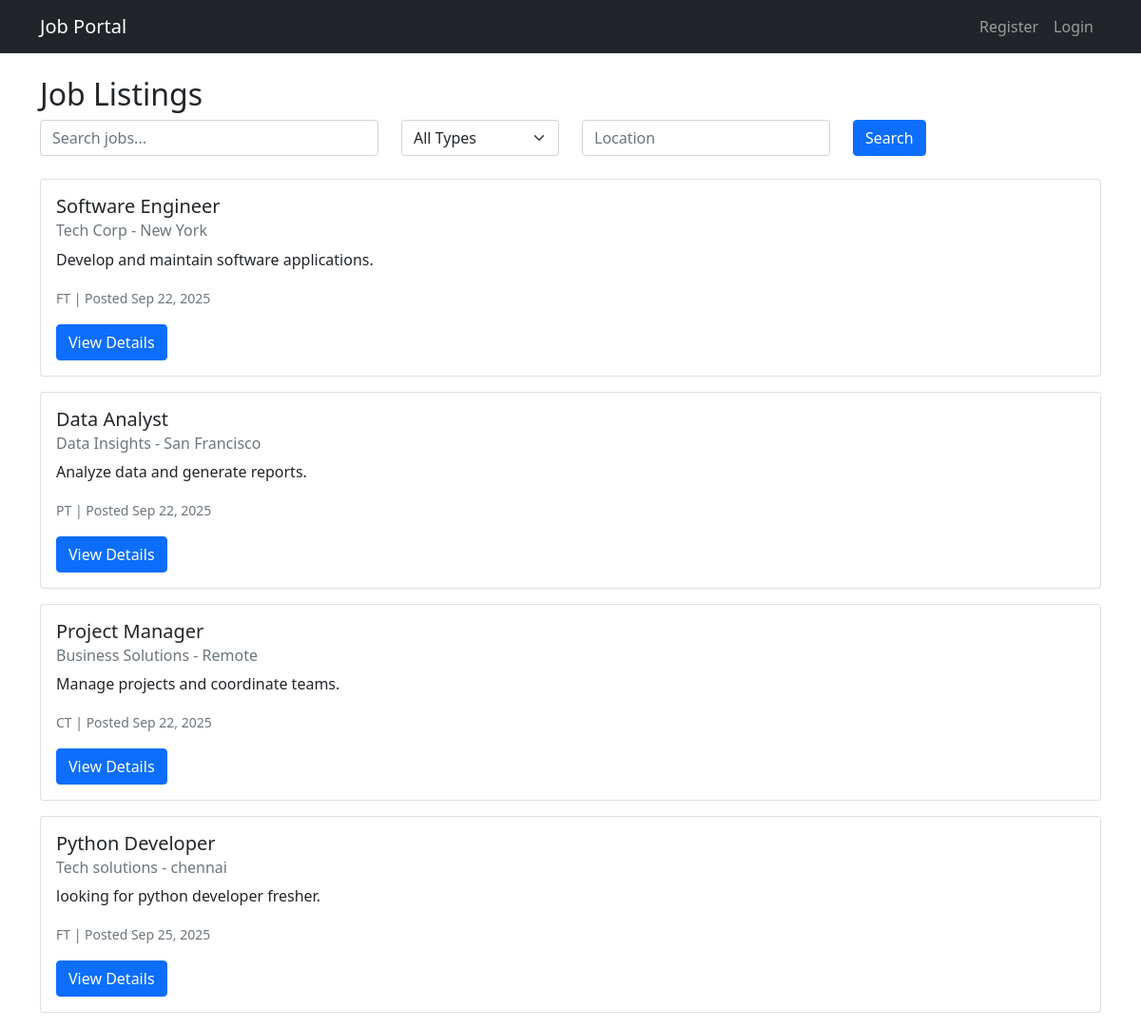
Screenshot of /jobs/ with the database file from the repository.
### jobs/models.py (models this page shows, shortened)
class Job(models.Model):
    EMPLOYMENT_TYPE_CHOICES = [
        ('FT', 'Full-time'),
        ('PT', 'Part-time'),
        ('CT', 'Contract'),
        ('IN', 'Internship'),
    ]
    title = models.CharField(max_length=200)
    description = models.TextField()
    company = models.CharField(max_length=100)
    location = models.CharField(max_length=100)
    employment_type = models.CharField(max_length=2, choices=EMPLOYMENT_TYPE_CHOICES)
    posted_by = models.ForeignKey(settings.AUTH_USER_MODEL, on_delete=models.CASCADE)
    posted_at = models.DateTimeField(auto_now_add=True)

### jobs/views.py (the view)
# urls.py: path('', views.job_list, name='job_list'),
def job_list(request):
    query = request.GET.get('q')
    employment_type = request.GET.get('employment_type')
    location = request.GET.get('location')
    jobs = Job.objects.all()
    if query:
        jobs = jobs.filter(
            Q(title__icontains=query) |
            Q(description__icontains=query) |
            Q(company__icontains=query)
        )
    if employment_type:
        jobs = jobs.filter(employment_type=employment_type)
    if location:
        jobs = jobs.filter(location__icontains=location)
    context = {
        'jobs': jobs,
        'query': query or '',
        'employment_type': employment_type or '',
        'location': location or '',
    }
    return render(request, 'jobs/job_list.html', context)

### templates/jobs/job_list.html (shortened to what this page needs)
{% extends 'base.html' %}
{% block content %}
<h2>Job Listings</h2>
<form method="get" class="mb-4">
    <div class="row">
        <div class="col-md-4">
            <input type="text" name="q" class="form-control" placeholder="Search jobs..." value="{{ query }}">
        </div>
        <div class="col-md-2">
            <select name="employment_type" class="form-select">
                <option value="">All Types</option>
            </select>
        </div>
        <div class="col-md-3">
            <input type="text" name="location" class="form-control" placeholder="Location" value="{{ location }}">
        </div>
        <div class="col-md-3">
            <button type="submit" class="btn btn-primary">Search</button>
        </div>
    </div>
</form>
{% for job in jobs %}
<div class="card mb-3">
    <div class="card-body">
        <h5 class="card-title">{{ job.title }}</h5>
        <h6 class="card-subtitle mb-2 text-muted">{{ job.company }} - {{ job.location }}</h6>
        <p class="card-text">{{ job.description|truncatechars:200 }}</p>
        <p class="card-text"><small class="text-muted">{{ job.employment_type }} | Posted {{ job.posted_at|date:"M d, Y" }}</small></p>
        <a href="{% url 'jobs:job_detail' job.pk %}" class="btn btn-primary">View Details</a>
    </div>
</div>
{% empty %}
<p>No jobs found.</p>
{% endfor %}
{% endblock %}

### templates/base.html (shortened to what this page needs)
<!DOCTYPE html>
<html lang="en">
<head>
    <link href="https://cdn.jsdelivr.net/npm/bootstrap@5.1.3/dist/css/bootstrap.min.css" rel="stylesheet">
</head>
<body>
    <nav class="navbar navbar-expand-lg navbar-dark bg-dark">
        <div class="container">
            <a class="navbar-brand" href="{% url 'jobs:job_list' %}">Job Portal</a>
            <div class="navbar-nav ms-auto">
                {% if user.is_authenticated %}
                    <a class="nav-link" href="{% url 'applications:my_applications' %}">My Applications</a>
                    {% if user.user_type == 'employer' %}
                        <a class="nav-link" href="{% url 'jobs:job_post' %}">Post Job</a>
                    {% endif %}
                    <a class="nav-link" href="{% url 'accounts:logout' %}">Logout</a>
                {% else %}
                    <a class="nav-link" href="{% url 'accounts:register' %}">Register</a>
                    <a class="nav-link" href="{% url 'accounts:login' %}">Login</a>
                {% endif %}
            </div>
        </div>
    </nav>
    <div class="container mt-4">
        {% block content %}{% endblock %}
    </div>
</body>
</html>

### rows the page displays
Job: title "Software Engineer", company "Tech Corp", location "New York", description "Develop and maintain software applications.", employment_type "FT", posted_at "Sep 22, 2025"
Job: title "Data Analyst", company "Data Insights", location "San Francisco", description "Analyze data and generate reports.", employment_type "PT", posted_at "Sep 22, 2025"
Job: title "Project Manager", company "Business Solutions", location "Remote", description "Manage projects and coordinate teams.", employment_type "CT", posted_at "Sep 22, 2025"
Job: title "Python Developer", company "Tech solutions", location "chennai", description "looking for python developer fresher.", employment_type "FT", posted_at "Sep 25, 2025"
